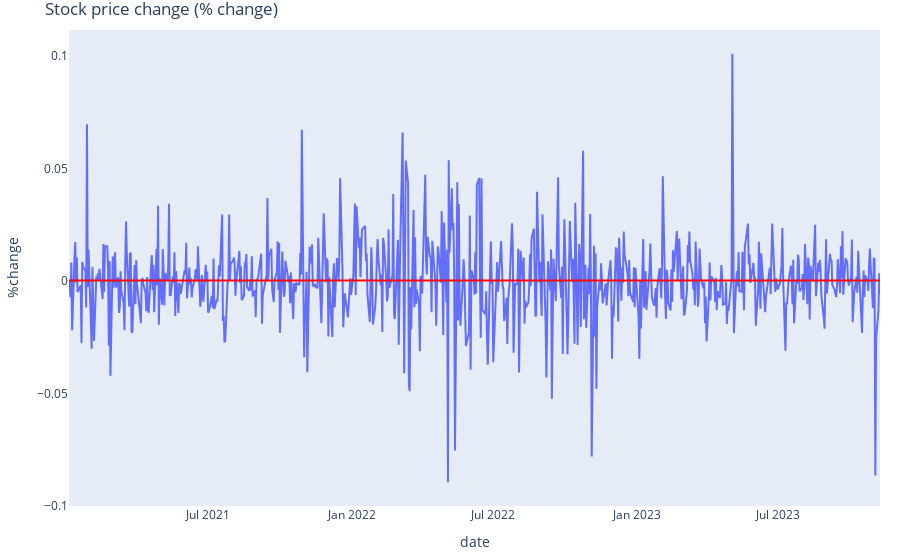

Notebook source saved alongside this figure:
### Code cell
fig = px.line(starbucks, 
              x = "date",
              y = "%change",
              hover_data = ["close", "%change"],
              title = "Stock price change (% change)")

fig.add_hline(y = avg,
              line_color = "red")
fig.update_xaxes(showgrid=False)
fig.update_yaxes(showgrid=False)
fig.update_layout(margin=dict(l=20, r=20, t=30, b=20))
fig.show()

### Figure 1 — Plotly figure (JSON) as saved in the notebook; plotly's stock layout.template omitted (floating-point values rounded to 4 significant figures; data arrays with more than 128 entries replaced by an {"elided": "..."} marker saying what was removed)
{"data": [{"customdata": {"elided": "718x1 float values"}, "hovertemplate": "date=%{x}<br>%change=%{y}<br>close=%{customdata[0]}<extra></extra>", "legendgroup": "", "line": {"color": "#636efa", "dash": "solid"}, "marker": {"symbol": "circle"}, "mode": "lines", "name": "", "orientation": "v", "showlegend": false, "type": "scatter", "x": {"elided": "718 str values"}, "xaxis": "x", "y": {"elided": "718 float values"}, "yaxis": "y"}], "layout": {"autosize": true, "legend": {"tracegroupgap": 0}, "margin": {"b": 20, "l": 20, "r": 20, "t": 30}, "shapes": [{"line": {"color": "red"}, "type": "line", "x0": 0, "x1": 1, "xref": "x domain", "y0": 0.0001388, "y1": 0.0001388, "yref": "y"}], "title": {"text": "Stock price change (% change)"}, "xaxis": {"anchor": "y", "autorange": true, "domain": [0, 1], "range": ["2021-01-04", "2023-11-08"], "showgrid": false, "title": {"text": "date"}, "type": "date"}, "yaxis": {"anchor": "x", "autorange": true, "domain": [0, 1], "range": [-0.1001, 0.1116], "showgrid": false, "title": {"text": "%change"}, "type": "linear"}}}
